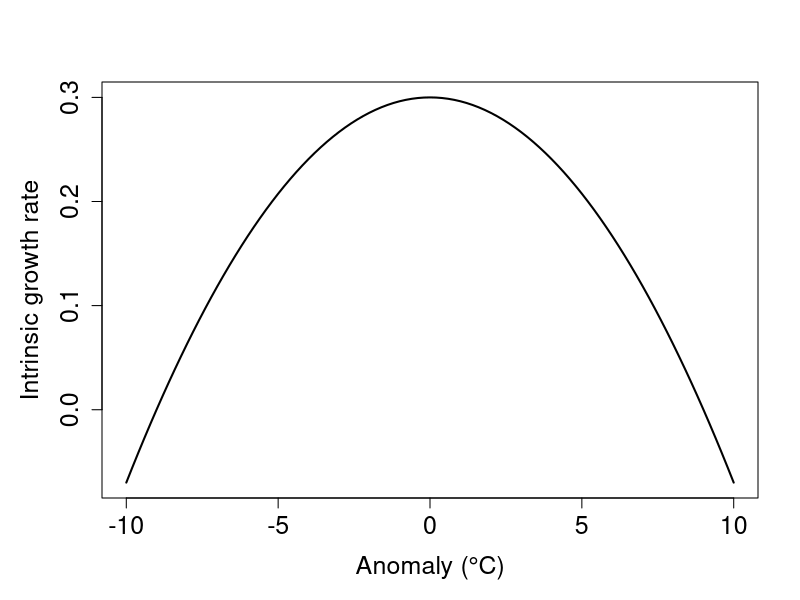
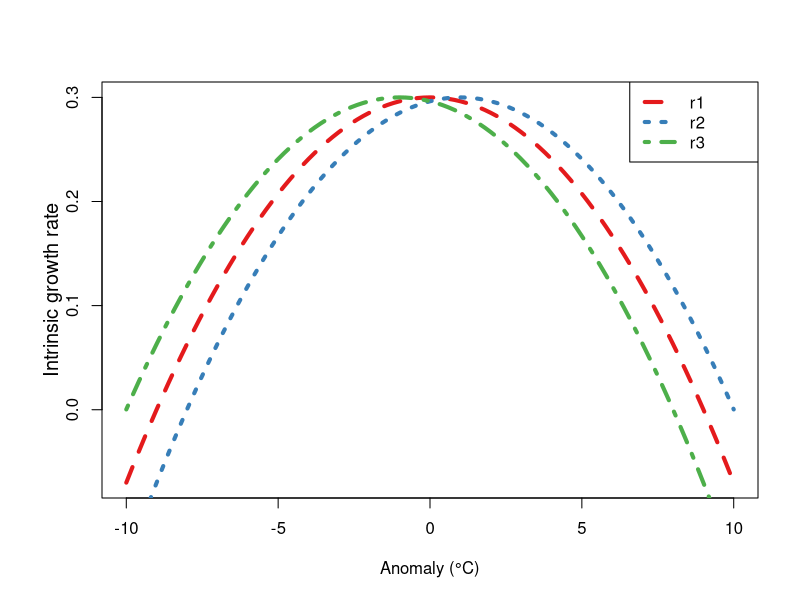

Source code (R) for these figures, in order: (Note: this script raises an error after producing the figures.)
#SST functions
#This code creates the Figure 1 SST functions

#growth rate plot
#0.3 commonly used as growth rate
#r = 0 when 9 degree difference - nonlethal critical thermal maxima was 36 degrees
#try this function with different optimal temps (that will be calculated in the anomaly part of sst_cmip6.R)
quad_r <- function (x, a=0.3, b=0, c=-0.0037) {
  a + b*x + c*x^2
}

quad_r2 <- function (x, a=0.3, b=0, c=-0.0037) {
  a + b*(x-1) + c*(x-1)^2
}

quad_r3 <- function (x, a=0.3, b=0, c=-0.0037) {
  a + b*(x+1) + c*(x+1)^2
}

par(mar = c(5, 5, 4, 2) + 0.1)  # Adjust the values as needed

curve(quad_r, from = -10, to = 10, xlab = "Anomaly (°C)", ylab = "Intrinsic growth rate", 
      col = 1, cex.lab = 1.5, cex.axis = 1.5, cex.main = 1.5, lwd = 2)

curve(quad_r, from = -10, to = 10, xlab="Anomaly (°C)", ylab = "", col="#E41A1C", lty = "dashed", lwd = 4)
curve(quad_r2, from = -10, to = 10, add = TRUE, col="#377EB8", lty = "dotted", lwd = 4)
curve(quad_r3, from = -10, to = 10, add = TRUE, col="#4DAF4A", lty = "dotdash", lwd = 4)
title(ylab= "Intrinsic growth rate", line=2, cex.lab=1.2)
legend("topright", legend=c("r1", "r2", "r3"), col=c("#E41A1C", "#377EB8", "#4DAF4A"), lty=c("dashed", "dotted", "dotdash"), cex=1, text.width = 2, lwd = 4)


scale_linetype_manual(values = c("solid", "dashed", "dotted", "dotdash", "longdash", "twodash"), name = "Model version") +
  



##Piecewise linear function for K
# Define the linear equation
linear_equation <- function(x) {
  -4.95243768 * x +101.3
}

# Create a function to restrict y between 10 and 101.3
#10 g/m2 is maintained so matter how warm it gets (Darling et al. 2017)
#max carrying capacity set to 101.3 g/m2 (MacNeil et al. 2015)
restricted_y <- function(x) {
  y <- linear_equation(x)
  if (y < 10) {
    y <- 10
  } else if (y > 101.3) {
    y <- 101.3
  }
  return(y)
}

# Test the restricted_y function with a value of x
x_value <- 1
result <- restricted_y(x_value)
cat("For x =", x_value, ", y =", result, "\n")

##quadratic - same points used to establish linear
#max is "current" temp and max K
# 3 degree deviation (2040 temp) associated with 6% decline in max
# Define the quad_K function
quad_K <- function(x, a = 101.3, b = 0, c = -0.7) {
  y <- a + b * x + c * x^2
  y <- ifelse(y < 10, 10, y)
  return(y)
}



# Generate x values
x_values <- seq(-20, 20, by = 1)  # Adjust the range and step size as needed

# Apply the restricted_y function to each x value
y_values <- sapply(x_values, restricted_y)

# Plot the function
par(mar = c(5, 5, 4, 2) + 0.1)

plot(x_values, y_values, type = "l", col = "#984EA3", lty="longdash", lwd = 4, cex.lab=1.2,
     xlab = "Anomaly (°C)", ylab = bquote('Carrying capacity'~(g/m^2)))

# Add the quad_K plot on top of the restricted_y plot
# Plot the quad_K function
curve(quad_K, from = -20, to = 20, add=TRUE, col = "#FF7F00", lty = "twodash", lwd = 4)

# Add a legend
legend("topright", legend = c("K1", "K2"), col = c("#984EA3", "#FF7F00"), lty = c("longdash", "twodash"), lwd = 4)


  
